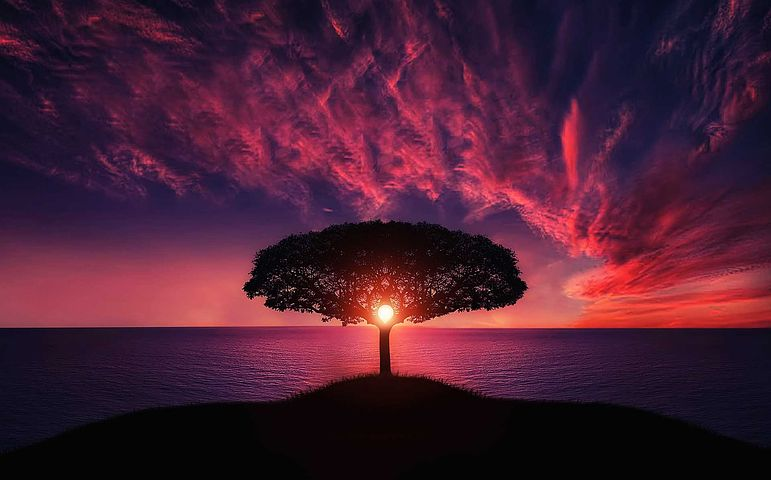
#> input picture image.jpg, 771 x 480 px
$ jupyter execute Untitled6.ipynb   (shell and % lines are left out)
#> lines starting #> are read from the running program, lines starting #| are printed output that depends on the picture
[cell 1]
import cv2

# importing library for plotting
from matplotlib import pyplot as plt

# reads an input image
img = cv2.imread('image.jpg',0)
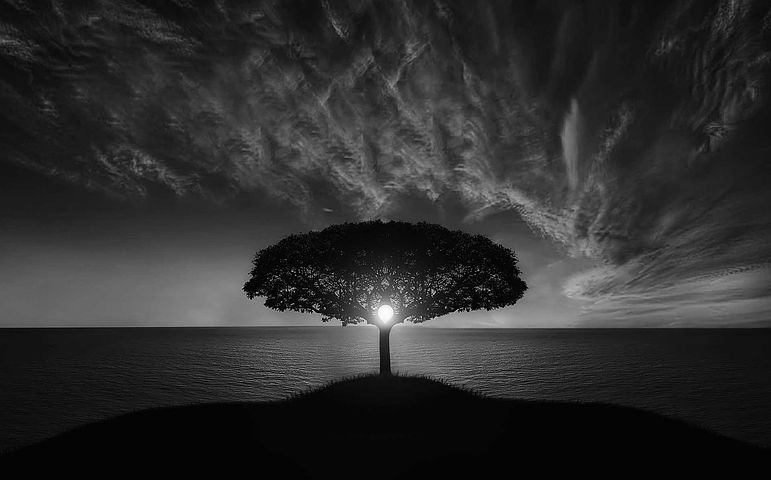
#> img: shape (480, 771); min 0, max 255, mean 45.6

# find frequency of pixels in range 0-255
histr = cv2.calcHist([img],[0],None,[256],[0,256])
#> histr = 256 values, max 34323 at index 4, min 0 at index 217, mean 1445.6

# show the plotting graph of an image
plt.plot(histr)
plt.show()
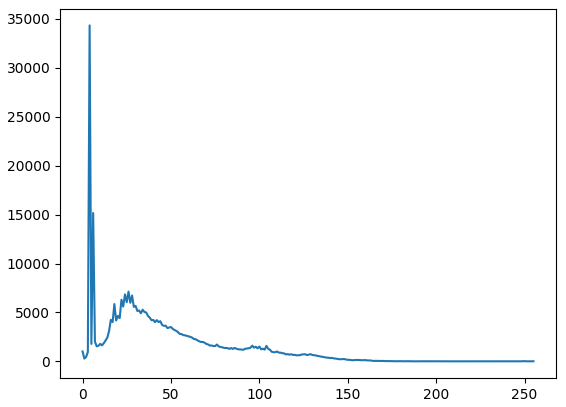
#> figure drawn by matplotlib, 1 panel; curve peaks at x = 4, y = 34323

[cell 2]
import cv2
from matplotlib import pyplot as plt
img = cv2.imread('image.jpg',0)

# alternative way to find histogram of an image
plt.hist(img.ravel(),256,[0,256])
plt.show()
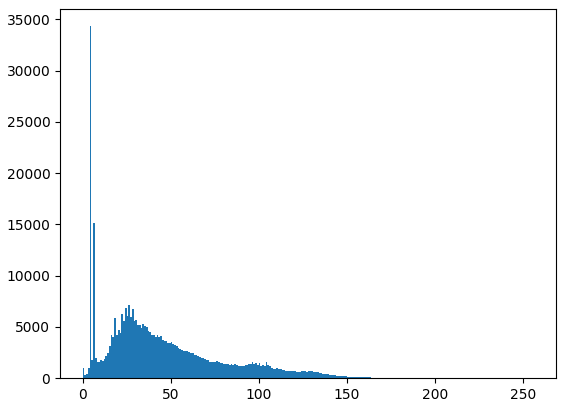
#> figure drawn by matplotlib, 1 panel; tallest bar 34323 high, from x = 4 to 5
